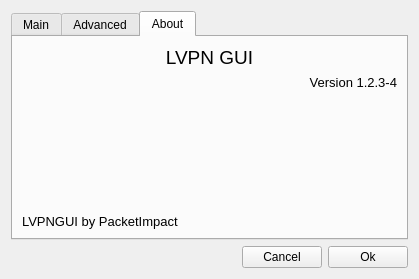
<?xml version="1.0" encoding="UTF-8"?>
<ui version="4.0">
 <class>SettingsWindow</class>
 <widget class="QWidget" name="SettingsWindow">
  <property name="geometry">
   <rect>
    <x>0</x>
    <y>0</y>
    <width>387</width>
    <height>227</height>
   </rect>
  </property>
  <property name="windowTitle">
   <string>Form</string>
  </property>
  <layout class="QGridLayout" name="gridLayout">
   <item row="1" column="0">
    <spacer name="horizontalSpacer">
     <property name="orientation">
      <enum>Qt::Horizontal</enum>
     </property>
     <property name="sizeHint" stdset="0">
      <size>
       <width>40</width>
       <height>20</height>
      </size>
     </property>
    </spacer>
   </item>
   <item row="0" column="0" colspan="3">
    <widget class="QTabWidget" name="tabWidget">
     <property name="currentIndex">
      <number>2</number>
     </property>
     <widget class="QWidget" name="mainTab">
      <attribute name="title">
       <string>Main</string>
      </attribute>
      <layout class="QFormLayout" name="formLayout_3">
       <item row="0" column="0" colspan="2">
        <widget class="QGroupBox" name="groupBox">
         <property name="sizePolicy">
          <sizepolicy hsizetype="Preferred" vsizetype="Preferred">
           <horstretch>0</horstretch>
           <verstretch>0</verstretch>
          </sizepolicy>
         </property>
         <property name="title">
          <string>Protocol</string>
         </property>
         <layout class="QFormLayout" name="formLayout">
          <item row="0" column="0">
           <widget class="QRadioButton" name="protoUDP">
            <property name="text">
             <string>UDP
The fastest protocol available.</string>
            </property>
           </widget>
          </item>
          <item row="1" column="0">
           <widget class="QRadioButton" name="protoUDPL">
            <property name="text">
             <string>UDP (lower MTU)
Slightly slower than the first one, but required by a few ISPs.</string>
            </property>
           </widget>
          </item>
          <item row="2" column="0">
           <widget class="QRadioButton" name="protoTCP">
            <property name="text">
             <string>TCP
The slowest, but less likely to be filtered. Please try UDP first.</string>
            </property>
           </widget>
          </item>
         </layout>
        </widget>
       </item>
       <item row="1" column="0" colspan="2">
        <widget class="QCheckBox" name="ipv6Checkbox">
         <property name="enabled">
          <bool>true</bool>
         </property>
         <property name="text">
          <string>Enable IPv6 tunnel</string>
         </property>
         <property name="checkable">
          <bool>true</bool>
         </property>
        </widget>
       </item>
      </layout>
     </widget>
     <widget class="QWidget" name="advTab">
      <attribute name="title">
       <string>Advanced</string>
      </attribute>
      <layout class="QFormLayout" name="formLayout_2">
       <item row="0" column="0" colspan="2">
        <widget class="QLabel" name="label_5">
         <property name="text">
          <string>HTTP Proxy to use:</string>
         </property>
        </widget>
       </item>
       <item row="1" column="0" colspan="2">
        <widget class="QLineEdit" name="httpProxyEdit">
         <property name="placeholderText">
          <string>Leave empty to use none</string>
         </property>
        </widget>
       </item>
       <item row="2" column="0" colspan="2">
        <widget class="QLabel" name="label_4">
         <property name="text">
          <string>DNS server for API queries: (without VPN)</string>
         </property>
        </widget>
       </item>
       <item row="3" column="0" colspan="2">
        <widget class="QLineEdit" name="dnsAPIEdit">
         <property name="placeholderText">
          <string>Leave empty to use the default server</string>
         </property>
        </widget>
       </item>
       <item row="4" column="0" colspan="2">
        <widget class="QLabel" name="label_6">
         <property name="text">
          <string>Override DNS server: (while connected to the VPN)</string>
         </property>
        </widget>
       </item>
       <item row="5" column="0" colspan="2">
        <widget class="QLineEdit" name="dnsSystemEdit">
         <property name="placeholderText">
          <string>Leave empty to use the VPN's internal server</string>
         </property>
        </widget>
       </item>
      </layout>
     </widget>
     <widget class="QWidget" name="aboutTab">
      <attribute name="title">
       <string>About</string>
      </attribute>
      <layout class="QFormLayout" name="formLayout_4">
       <item row="0" column="0" colspan="2">
        <widget class="QLabel" name="aboutTitleLabel">
         <property name="font">
          <font>
           <pointsize>14</pointsize>
          </font>
         </property>
         <property name="text">
          <string>LVPN GUI</string>
         </property>
         <property name="alignment">
          <set>Qt::AlignCenter</set>
         </property>
         <property name="margin">
          <number>10</number>
         </property>
        </widget>
       </item>
       <item row="1" column="0" colspan="2">
        <widget class="QLabel" name="aboutVersionLabel">
         <property name="font">
          <font>
           <pointsize>10</pointsize>
          </font>
         </property>
         <property name="text">
          <string>Version 1.2.3-4</string>
         </property>
         <property name="alignment">
          <set>Qt::AlignRight|Qt::AlignTrailing|Qt::AlignVCenter</set>
         </property>
        </widget>
       </item>
       <item row="3" column="0">
        <widget class="QLabel" name="aboutBaseLabel">
         <property name="font">
          <font>
           <pointsize>10</pointsize>
          </font>
         </property>
         <property name="text">
          <string>LVPNGUI by PacketImpact</string>
         </property>
         <property name="openExternalLinks">
          <bool>true</bool>
         </property>
        </widget>
       </item>
       <item row="2" column="0">
        <spacer name="verticalSpacer">
         <property name="orientation">
          <enum>Qt::Vertical</enum>
         </property>
         <property name="sizeHint" stdset="0">
          <size>
           <width>20</width>
           <height>40</height>
          </size>
         </property>
        </spacer>
       </item>
      </layout>
     </widget>
    </widget>
   </item>
   <item row="1" column="1">
    <widget class="QPushButton" name="cancelButton">
     <property name="text">
      <string>Cancel</string>
     </property>
    </widget>
   </item>
   <item row="1" column="2">
    <widget class="QPushButton" name="saveButton">
     <property name="text">
      <string>Ok</string>
     </property>
    </widget>
   </item>
  </layout>
 </widget>
 <resources/>
 <connections/>
</ui>
